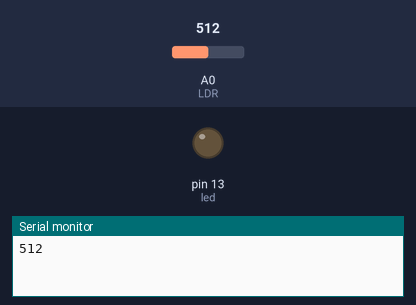
The sketch below on a simulated Arduino Uno, built with avr-gcc and run on an emulated ATmega328P. Parts: output pins drawn as LEDs (lit = HIGH), the last lines printed to the serial monitor. Inputs (shaded band) come from the test bench; at power-on: A0 (LDR) = 512.

Above: at 1.2 s.
1.3 s: A0 (LDR) set to 677
2.8 s: A0 (LDR) set to 699
At 3.6 s:
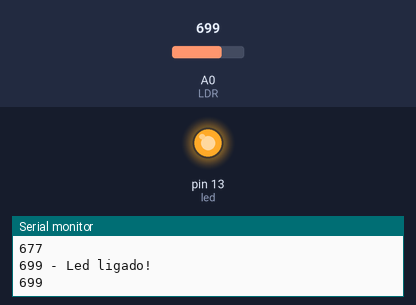
Timing chart, 0 to 5.8 s (numbered marks = the images above; inputs shaded):
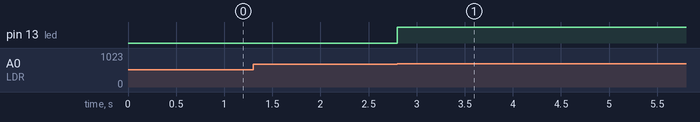

Measured:
- the behaviour switches between 689 and 690 on A0 (LDR) (found by bisection; images 0 and 1)
- after the input at 2.8 s, pin 13 (led): LOW → HIGH at once

The sketch:

LDR.ino
```cpp
int led = 13,
    LDR = 0,
    getValue = 0;
bool a = false;
long auxTime = 0;
/*-----------------------------------------------*/

void setup()
{
    pinMode(led, OUTPUT);
    Serial.begin(9600);
}

void loop()
{
    getValue = analogRead(LDR);
    if (getValue >= 690 && a == false)
    {
        digitalWrite(led, HIGH);
        Serial.print(getValue);
        Serial.println(" - Led ligado!");
        a = true;
    }

    if (getValue <= 689 && a == true)
    {
        digitalWrite(led, LOW);
        Serial.print(getValue);
        Serial.println(" - Led desligado!");
        a = false;
    }

    if ((millis() - auxTime) > 1000)
    {
        Serial.println(getValue);
        auxTime = millis();
    }
}
```
